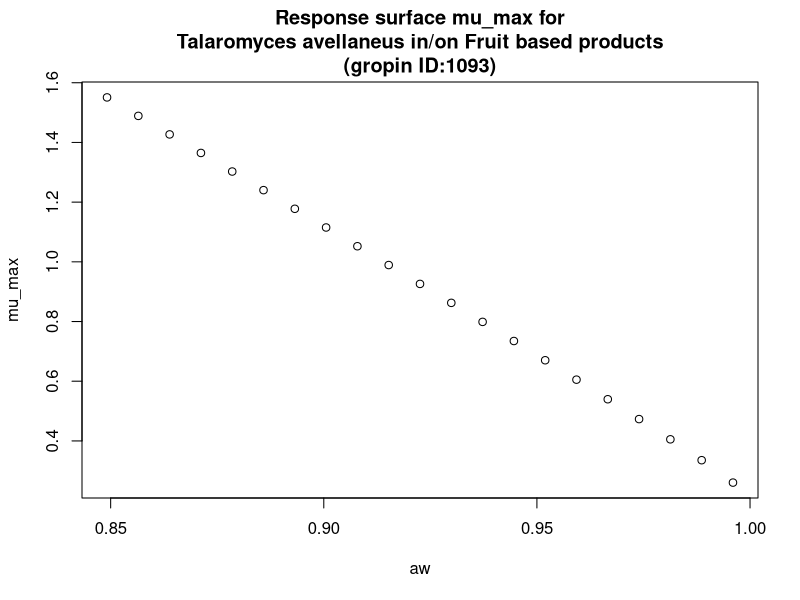

Source code (R):
#############################
# start of Parameter script
#############################
aw <- seq(0.849150849150849,0.995995,length.out=21)
#############################
# end of Parameter script
#############################
############################# 
# start of Model script Gropin ID 1093 
#############################
 
# constant coefficients for this model
 
variables <- data.frame(aw)
argumentsPar <- expand.grid(variables)
 
# heart of the model
response_surface <- function(aw) {
   mumax <-0.204+0.389*sqrt(1-aw)+7.927*((sqrt(1-aw))^2)

return(mumax=mumax)
} 

# output parameters
mumax <- cbind(argumentsPar,response_surface(argumentsPar['aw']))
colnames(mumax) <- c(colnames(argumentsPar),'mumax')
#############################
# End of Model script
#############################
############################# 
# start of Visualisation script Gropin ID 1093 
#############################
plot(aw,mumax$mumax,
                          xlab='aw',
                          ylab='mu_max',main='Response surface mu_max for
Talaromyces avellaneus in/on Fruit based products
(gropin ID:1093)')
#############################
# End of Visualisation script
#############################
